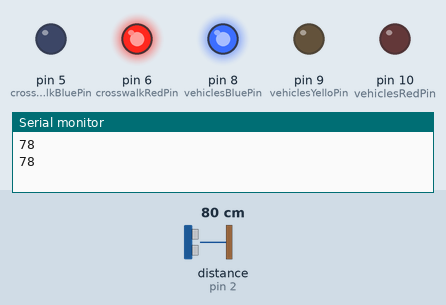
A sketch run on a simulated Arduino Uno, built with avr-gcc and run on an emulated ATmega328P. Shown: output pins drawn as LEDs (lit = HIGH), the last lines printed to the serial monitor. Wiring (inferred from the names in the program): ultrasonic range finder: trigger pin 3; echo pin 2. Inputs (shaded band) come from the test bench; at power-on: distance to the obstacle (sensor on pin 2) 80 cm. The echo pulse lasts 58.3 µs per cm; pins used as bus, display or sensor lines are not drawn.

Above: at 1.8 s.
1.9 s: distance to the obstacle (sensor on pin 2) set to 13 cm
3.4 s: distance to the obstacle (sensor on pin 2) set to 10 cm
At 4.4 s:
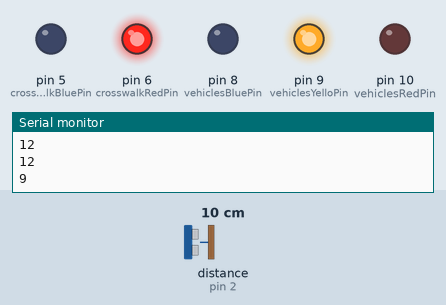
At 7.9 s:
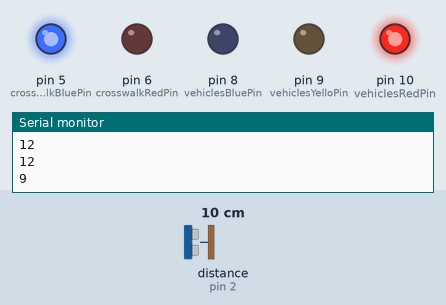
Timing chart, 0 to 19.2 s (numbered marks = the images above; inputs shaded):
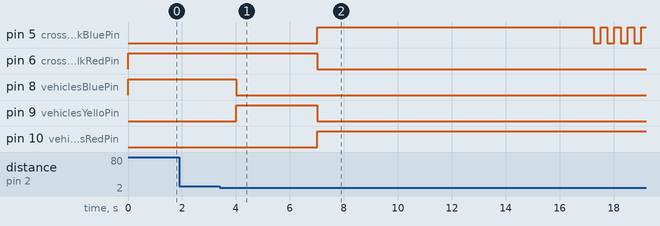

Measured:
- the behaviour switches between 12 and 11 cm on distance to the obstacle (sensor on pin 2) (found by bisection; images 0 and 1)
- after the input at 3.4 s, pin 5 (crosswalkBluePin): LOW → HIGH after 3.6 s, then repeats every 0.50 s: LOW 0.25 s, HIGH 0.25 s; pin 6 (crosswalkRedPin): HIGH → LOW after 3.6 s; pin 8 (vehiclesBluePin): HIGH → LOW after 0.61 s; pin 9 (vehiclesYelloPin): LOW → HIGH after 0.61 s, → LOW 3.0 s later; pin 10 (vehiclesRedPin): LOW → HIGH after 3.6 s

The sketch:

Ultrasonic_sensor.ino
```cpp
#define echoPin 2
#define trigPin 3

#define crosswalkBluePin 5
#define crosswalkRedPin 6

#define vehiclesBluePin 8
#define vehiclesYelloPin 9
#define vehiclesRedPin 10

long duration;
int distance;
bool startLed = false;

// 거리를 확인하여 10 이하면 true를 반환
bool checkDistance() {
  digitalWrite(trigPin, LOW);
  delayMicroseconds(2);
  digitalWrite(trigPin, HIGH);
  delayMicroseconds(10);
  digitalWrite(trigPin, LOW);
  duration = pulseIn(echoPin, HIGH);
  distance = duration * 0.034 / 2;
  Serial.println(distance);
  if (distance <= 10 && distance != 0) {
    return true;
  }
  return false;
}

void startVehicleLight() {
  digitalWrite(vehiclesBluePin, LOW);
  digitalWrite(vehiclesYelloPin, HIGH);
  delay(3000);
  digitalWrite(vehiclesYelloPin, LOW);
  digitalWrite(vehiclesRedPin, HIGH);
}

void startCrosswalkLight() {
  digitalWrite(crosswalkRedPin, LOW);
  digitalWrite(crosswalkBluePin, HIGH);
  delay(10000);

  for (int i = 0; i < 6; i++) {
    digitalWrite(crosswalkBluePin, HIGH);
    delay(250);
    digitalWrite(crosswalkBluePin, LOW);
    delay(250);
  }

  digitalWrite(crosswalkRedPin, HIGH);
}

void setup() {
  pinMode(trigPin, OUTPUT);
  pinMode(echoPin, INPUT);
  pinMode(crosswalkBluePin, OUTPUT);
  pinMode(crosswalkRedPin, OUTPUT);
  pinMode(vehiclesBluePin, OUTPUT);
  pinMode(vehiclesYelloPin, OUTPUT);
  pinMode(vehiclesRedPin, OUTPUT);
  Serial.begin(9600);
  digitalWrite(vehiclesBluePin, HIGH);
  digitalWrite(crosswalkRedPin, HIGH);
}

void loop() {
  startLed = checkDistance();

  if (startLed) {
    startVehicleLight();
    startCrosswalkLight();
    digitalWrite(vehiclesBluePin, HIGH);
    digitalWrite(vehiclesRedPin, LOW);
  }

  delay(1000);
}
```
